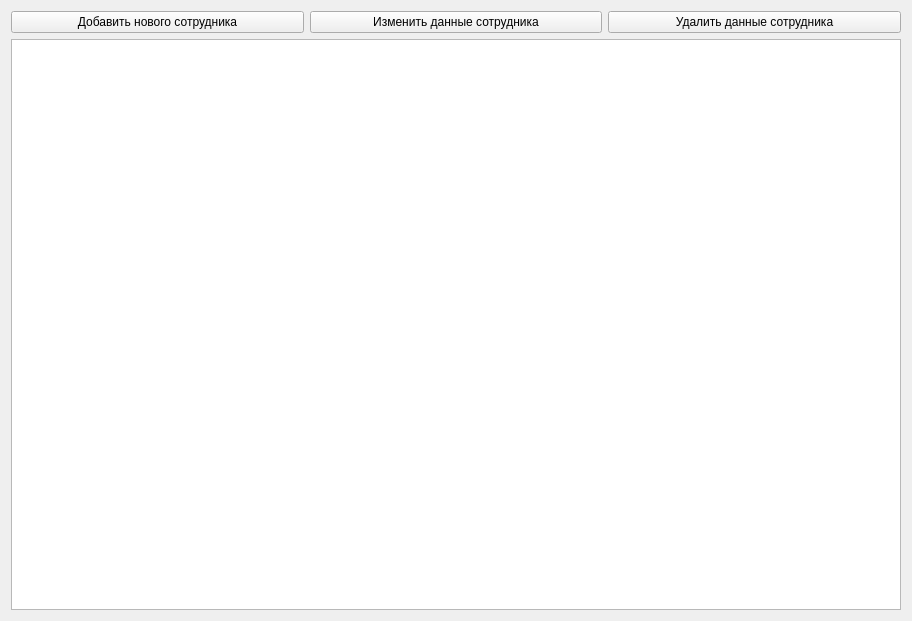
<?xml version="1.0" encoding="UTF-8"?>
<ui version="4.0">
 <class>Form</class>
 <widget class="QWidget" name="Form">
  <property name="geometry">
   <rect>
    <x>0</x>
    <y>0</y>
    <width>912</width>
    <height>621</height>
   </rect>
  </property>
  <property name="windowTitle">
   <string>Form</string>
  </property>
  <layout class="QVBoxLayout" name="verticalLayout">
   <item>
    <layout class="QHBoxLayout" name="horizontalLayout">
     <item>
      <widget class="QPushButton" name="addButton">
       <property name="text">
        <string>Добавить нового сотрудника</string>
       </property>
      </widget>
     </item>
     <item>
      <widget class="QPushButton" name="pushButton">
       <property name="text">
        <string>Изменить данные сотрудника</string>
       </property>
      </widget>
     </item>
     <item>
      <widget class="QPushButton" name="pushButton_2">
       <property name="text">
        <string>Удалить данные сотрудника</string>
       </property>
      </widget>
     </item>
    </layout>
   </item>
   <item>
    <widget class="QTableWidget" name="tableWidget"/>
   </item>
  </layout>
 </widget>
 <resources/>
 <connections/>
</ui>
